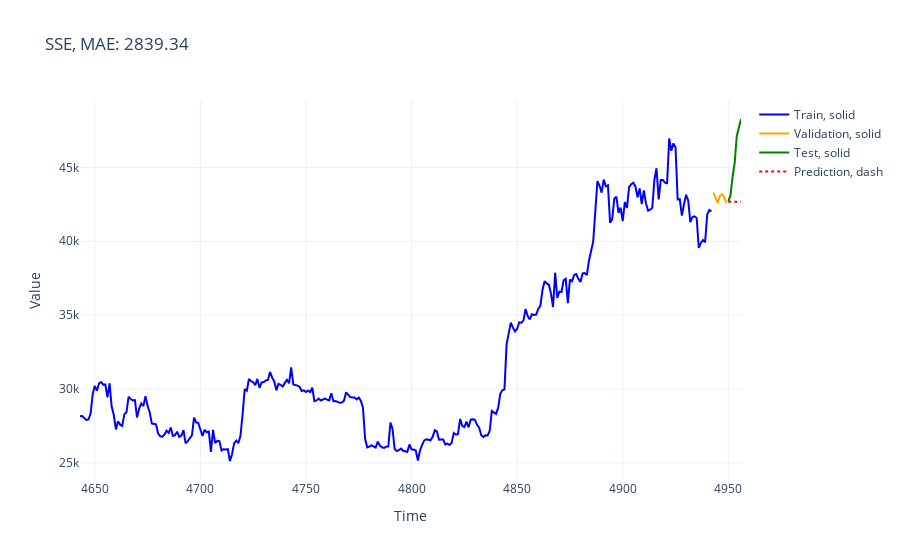
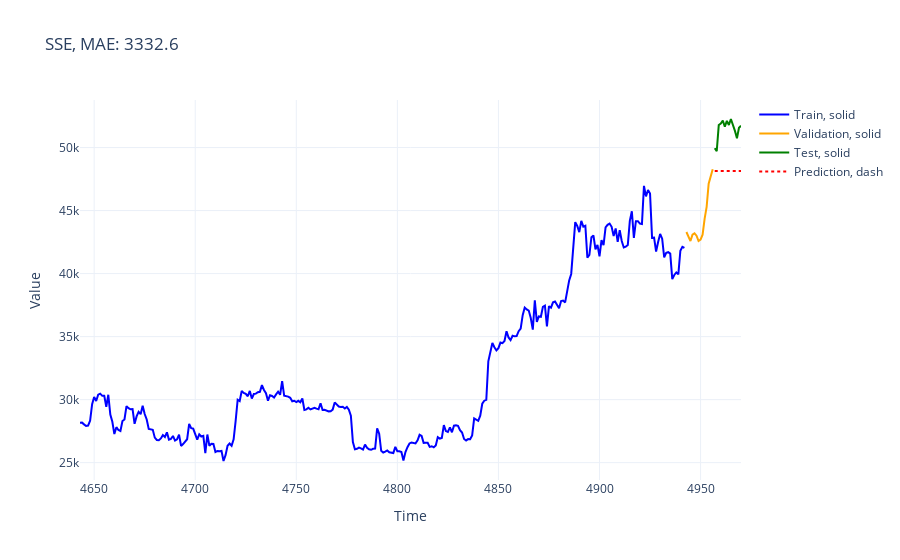
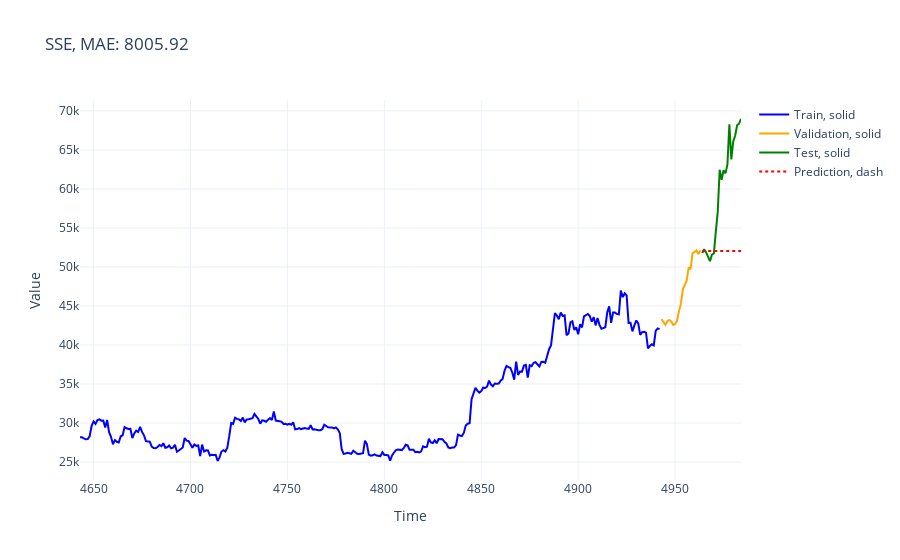
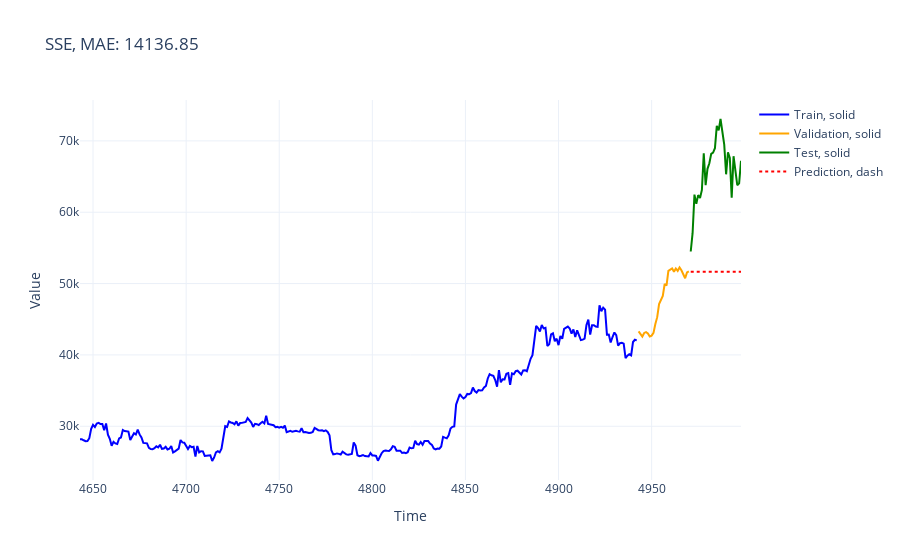

The notebook cell saved with these charts, in order:
### Markdown cell above
Para evaluar la eficacia del modelo de suavización exponencial en el conjunto de entrenamiento, se examinaron diferentes métricas de error:

1. *Error Absoluto Medio (MAE):* Con un valor cercano a 32,9, el MAE indica la magnitud promedio del error absoluto entre los valores reales y las predicciones generadas por el modelo. Este resultado implica la media de la desviación en unidades de la serie temporal.

2. *Error Cuadrático Medio (MSE):* Con un valor significativamente alto, el MSE sugiere una alta variabilidad en los errores. Este indicador es particularmente sensible a errores grandes, ya que eleva al cuadrado las desviaciones, aumentando la penalización en casos de errores más sustanciales.

3. *Raíz del Error Cuadrático Medio (RMSE):* Con un valor de 35,18, el RMSE brinda una medida de la desviación estándar de los errores. 

4. *Error Porcentual Absoluto Medio (MAPE):* Con un MAPE de 13,41 %, se presenta un error porcentual promedio considerable. Esto señala que el modelo tiene una precisión limitada en la serie temporal, particularmente en instantes donde los valores reales muestran alta variabilidad.

**Para validar la adecuación de los residuos generados por el modelo de suavización exponencial, se implementaron dos pruebas estadísticas esenciales:**

* Prueba de Ljung-Box: Esta prueba investiga la independencia de los residuos. Los resultados revelan que se rechaza la hipótesis nula de independencia en los primeros 10 rezagos, con un valor p de 0.0 en cada caso. Esto indica una autocorrelación significativa en los residuos, sugiriendo que el modelo no captura completamente las dependencias temporales presentes en la serie.

* Prueba de Normalidad de Jarque-Bera: Se utiliza esta prueba para confirmar si los residuos se distribuyen normalmente. Con un valor p de 0.0, se rechaza la hipótesis nula de normalidad, lo que implica que los residuos no siguen una distribución normal. Este resultado puede indicar un déficit en la captura de ciertos patrones en los datos.

**Los gráficos obtenidos proporcionan información adicional sobre el comportamiento de los residuos del modelo:**

* Serie Temporal de Residuos: La gráfica representa las fluctuaciones y variaciones notables en los residuos a lo largo del tiempo. En algunos momentos, se aprecian desviaciones abruptas, sugiriendo que hay eventos o patrones que el modelo de suavización exponencial no logra captar adecuadamente.

* Gráfico Q-Q de Residuos: Este gráfico pone de manifiesto que los residuos se desvían considerablemente de la línea teórica de normalidad, en particular en los extremos. Este hallazgo respalda la conclusión de la prueba de Jarque-Bera, evidenciando que los residuos no siguen una distribución normal.

* Función de Autocorrelación (ACF) de Residuos: La ACF revela una clara tendencia de autocorrelación positiva en los primeros rezagos, aunque disminuye gradualmente. No obstante, algunos picos que se encuentran fuera de los intervalos de confianza sugieren que persisten patrones en los residuos que no han sido adecuadamente modelados.

* En conclusión, los resultados sugieren que el modelo de suavización exponencial enfrenta limitaciones para capturar completamente los patrones temporales de la serie, lo cual se refleja en los altos valores de error y la falla de las pruebas de independencia y normalidad aplicadas a los residuos.

### Code cell
# TEST

for param in best_params:
    display(HTML(f'<p style="color: black; font-size: 18px;">Resultados de testing para ventana de: {param["window"]}</p>'))
    train, val, test = train_val_test(timeserie, param["window"])
    to_train = pd.concat([train, val])
    #pred = firstsmooth(test,param['alpha'])
    pred = ses_forecast(to_train, len(test), param['alpha'])
    metrics = forecast_accuracy(pred,test, 'test', 'SSE',[5],window_str= param['window'])
    model_summary = pd.concat([model_summary, metrics])
    display(HTML(f'<p style="color: black; font-size: 18px;">Metricas</p>'))
    print(metrics)
    pred = pd.DataFrame(pred, index=range(len(pred)))
    print(pred.shape)
    pred.index = test.index
    plot_model(train,val,test,pred[0],title='SSE')

### Figure 1 — Plotly figure (JSON) as saved in the notebook; plotly's stock layout.template omitted (floating-point values rounded to 4 significant figures; data arrays with more than 128 entries replaced by an {"elided": "..."} marker saying what was removed)
{"data": [{"hovertemplate": "Category=Train<br>Dash=solid<br>Time=%{x}<br>Value=%{y}<extra></extra>", "legendgroup": "Train, solid", "line": {"color": "blue", "dash": "solid"}, "marker": {"symbol": "circle"}, "mode": "lines", "name": "Train, solid", "orientation": "v", "showlegend": true, "type": "scatter", "x": {"elided": "300 int values"}, "xaxis": "x", "y": {"elided": "300 float values"}, "yaxis": "y"}, {"hovertemplate": "Category=Validation<br>Dash=solid<br>Time=%{x}<br>Value=%{y}<extra></extra>", "legendgroup": "Validation, solid", "line": {"color": "orange", "dash": "solid"}, "marker": {"symbol": "circle"}, "mode": "lines", "name": "Validation, solid", "orientation": "v", "showlegend": true, "type": "scatter", "x": [4943, 4944, 4945, 4946, 4947, 4948, 4949], "xaxis": "x", "y": [43300.0, 42950.0, 42580.0, 43080.0, 43190.0, 43010.0, 42580.0], "yaxis": "y"}, {"hovertemplate": "Category=Test<br>Dash=solid<br>Time=%{x}<br>Value=%{y}<extra></extra>", "legendgroup": "Test, solid", "line": {"color": "green", "dash": "solid"}, "marker": {"symbol": "circle"}, "mode": "lines", "name": "Test, solid", "orientation": "v", "showlegend": true, "type": "scatter", "x": [4950, 4951, 4952, 4953, 4954, 4955, 4956], "xaxis": "x", "y": [42700.0, 43090.0, 44340.0, 45290.0, 47130.0, 47760.0, 48280.0], "yaxis": "y"}, {"hovertemplate": "Category=Prediction<br>Dash=dash<br>Time=%{x}<br>Value=%{y}<extra></extra>", "legendgroup": "Prediction, dash", "line": {"color": "red", "dash": "dot"}, "marker": {"symbol": "circle"}, "mode": "lines", "name": "Prediction, dash", "orientation": "v", "showlegend": true, "type": "scatter", "x": [4950, 4951, 4952, 4953, 4954, 4955, 4956], "xaxis": "x", "y": [42670.0, 42670.0, 42670.0, 42670.0, 42670.0, 42670.0, 42670.0], "yaxis": "y"}], "layout": {"legend": {"title": {"text": ""}, "tracegroupgap": 0}, "title": {"text": "SSE, MAE: 2839.34"}, "xaxis": {"anchor": "y", "domain": [0, 1], "title": {"text": "Time"}}, "yaxis": {"anchor": "x", "domain": [0, 1], "title": {"text": "Value"}}}}

### Figure 2 — Plotly figure (JSON) as saved in the notebook; plotly's stock layout.template omitted (floating-point values rounded to 4 significant figures; data arrays with more than 128 entries replaced by an {"elided": "..."} marker saying what was removed)
{"data": [{"hovertemplate": "Category=Train<br>Dash=solid<br>Time=%{x}<br>Value=%{y}<extra></extra>", "legendgroup": "Train, solid", "line": {"color": "blue", "dash": "solid"}, "marker": {"symbol": "circle"}, "mode": "lines", "name": "Train, solid", "orientation": "v", "showlegend": true, "type": "scatter", "x": {"elided": "300 int values"}, "xaxis": "x", "y": {"elided": "300 float values"}, "yaxis": "y"}, {"hovertemplate": "Category=Validation<br>Dash=solid<br>Time=%{x}<br>Value=%{y}<extra></extra>", "legendgroup": "Validation, solid", "line": {"color": "orange", "dash": "solid"}, "marker": {"symbol": "circle"}, "mode": "lines", "name": "Validation, solid", "orientation": "v", "showlegend": true, "type": "scatter", "x": [4943, 4944, 4945, 4946, 4947, 4948, 4949, 4950, 4951, 4952, 4953, 4954, 4955, 4956], "xaxis": "x", "y": [43300.0, 42950.0, 42580.0, 43080.0, 43190.0, 43010.0, 42580.0, 42700.0, 43090.0, 44340.0, 45290.0, 47130.0, 47760.0, 48280.0], "yaxis": "y"}, {"hovertemplate": "Category=Test<br>Dash=solid<br>Time=%{x}<br>Value=%{y}<extra></extra>", "legendgroup": "Test, solid", "line": {"color": "green", "dash": "solid"}, "marker": {"symbol": "circle"}, "mode": "lines", "name": "Test, solid", "orientation": "v", "showlegend": true, "type": "scatter", "x": [4957, 4958, 4959, 4960, 4961, 4962, 4963, 4964, 4965, 4966, 4967, 4968, 4969, 4970], "xaxis": "x", "y": [49940.0, 49716, 51780.0, 51900.0, 52130.0, 51646, 52120.0, 51780.0, 52260.0, 51860.0, 51320.0, 50740.0, 51570.0, 51720.0], "yaxis": "y"}, {"hovertemplate": "Category=Prediction<br>Dash=dash<br>Time=%{x}<br>Value=%{y}<extra></extra>", "legendgroup": "Prediction, dash", "line": {"color": "red", "dash": "dot"}, "marker": {"symbol": "circle"}, "mode": "lines", "name": "Prediction, dash", "orientation": "v", "showlegend": true, "type": "scatter", "x": [4957, 4958, 4959, 4960, 4961, 4962, 4963, 4964, 4965, 4966, 4967, 4968, 4969, 4970], "xaxis": "x", "y": [48130.0, 48130.0, 48130.0, 48130.0, 48130.0, 48130.0, 48130.0, 48130.0, 48130.0, 48130.0, 48130.0, 48130.0, 48130.0, 48130.0], "yaxis": "y"}], "layout": {"legend": {"title": {"text": ""}, "tracegroupgap": 0}, "title": {"text": "SSE, MAE: 3332.6"}, "xaxis": {"anchor": "y", "domain": [0, 1], "title": {"text": "Time"}}, "yaxis": {"anchor": "x", "domain": [0, 1], "title": {"text": "Value"}}}}

### Figure 3 — Plotly figure (JSON) as saved in the notebook; plotly's stock layout.template omitted (floating-point values rounded to 4 significant figures; data arrays with more than 128 entries replaced by an {"elided": "..."} marker saying what was removed)
{"data": [{"hovertemplate": "Category=Train<br>Dash=solid<br>Time=%{x}<br>Value=%{y}<extra></extra>", "legendgroup": "Train, solid", "line": {"color": "blue", "dash": "solid"}, "marker": {"symbol": "circle"}, "mode": "lines", "name": "Train, solid", "orientation": "v", "showlegend": true, "type": "scatter", "x": {"elided": "300 int values"}, "xaxis": "x", "y": {"elided": "300 float values"}, "yaxis": "y"}, {"hovertemplate": "Category=Validation<br>Dash=solid<br>Time=%{x}<br>Value=%{y}<extra></extra>", "legendgroup": "Validation, solid", "line": {"color": "orange", "dash": "solid"}, "marker": {"symbol": "circle"}, "mode": "lines", "name": "Validation, solid", "orientation": "v", "showlegend": true, "type": "scatter", "x": [4943, 4944, 4945, 4946, 4947, 4948, 4949, 4950, 4951, 4952, 4953, 4954, 4955, 4956, 4957, 4958, 4959, 4960, 4961, 4962, 4963], "xaxis": "x", "y": [43300.0, 42950.0, 42580.0, 43080.0, 43190.0, 43010.0, 42580.0, 42700.0, 43090.0, 44340.0, 45290.0, 47130.0, 47760.0, 48280.0, 49940.0, 49716, 51780.0, 51900.0, 52130.0, 51646, 52120.0], "yaxis": "y"}, {"hovertemplate": "Category=Test<br>Dash=solid<br>Time=%{x}<br>Value=%{y}<extra></extra>", "legendgroup": "Test, solid", "line": {"color": "green", "dash": "solid"}, "marker": {"symbol": "circle"}, "mode": "lines", "name": "Test, solid", "orientation": "v", "showlegend": true, "type": "scatter", "x": [4964, 4965, 4966, 4967, 4968, 4969, 4970, 4971, 4972, 4973, 4974, 4975, 4976, 4977, 4978, 4979, 4980, 4981, 4982, 4983, 4984], "xaxis": "x", "y": [51780.0, 52260.0, 51860.0, 51320.0, 50740.0, 51570.0, 51720.0, 54500.0, 57060.0, 62470.0, 61170.0, 62400.0, 61990.0, 63140.0, 68270.0, 63790.0, 66080.0, 66860.0, 68172, 68370.0, 68960.0], "yaxis": "y"}, {"hovertemplate": "Category=Prediction<br>Dash=dash<br>Time=%{x}<br>Value=%{y}<extra></extra>", "legendgroup": "Prediction, dash", "line": {"color": "red", "dash": "dot"}, "marker": {"symbol": "circle"}, "mode": "lines", "name": "Prediction, dash", "orientation": "v", "showlegend": true, "type": "scatter", "x": [4964, 4965, 4966, 4967, 4968, 4969, 4970, 4971, 4972, 4973, 4974, 4975, 4976, 4977, 4978, 4979, 4980, 4981, 4982, 4983, 4984], "xaxis": "x", "y": [52040.0, 52040.0, 52040.0, 52040.0, 52040.0, 52040.0, 52040.0, 52040.0, 52040.0, 52040.0, 52040.0, 52040.0, 52040.0, 52040.0, 52040.0, 52040.0, 52040.0, 52040.0, 52040.0, 52040.0, 52040.0], "yaxis": "y"}], "layout": {"legend": {"title": {"text": ""}, "tracegroupgap": 0}, "title": {"text": "SSE, MAE: 8005.92"}, "xaxis": {"anchor": "y", "domain": [0, 1], "title": {"text": "Time"}}, "yaxis": {"anchor": "x", "domain": [0, 1], "title": {"text": "Value"}}}}

### Figure 4 — Plotly figure (JSON) as saved in the notebook; plotly's stock layout.template omitted (floating-point values rounded to 4 significant figures; data arrays with more than 128 entries replaced by an {"elided": "..."} marker saying what was removed)
{"data": [{"hovertemplate": "Category=Train<br>Dash=solid<br>Time=%{x}<br>Value=%{y}<extra></extra>", "legendgroup": "Train, solid", "line": {"color": "blue", "dash": "solid"}, "marker": {"symbol": "circle"}, "mode": "lines", "name": "Train, solid", "orientation": "v", "showlegend": true, "type": "scatter", "x": {"elided": "300 int values"}, "xaxis": "x", "y": {"elided": "300 float values"}, "yaxis": "y"}, {"hovertemplate": "Category=Validation<br>Dash=solid<br>Time=%{x}<br>Value=%{y}<extra></extra>", "legendgroup": "Validation, solid", "line": {"color": "orange", "dash": "solid"}, "marker": {"symbol": "circle"}, "mode": "lines", "name": "Validation, solid", "orientation": "v", "showlegend": true, "type": "scatter", "x": [4943, 4944, 4945, 4946, 4947, 4948, 4949, 4950, 4951, 4952, 4953, 4954, 4955, 4956, 4957, 4958, 4959, 4960, 4961, 4962, 4963, 4964, 4965, 4966, 4967, 4968, 4969, 4970], "xaxis": "x", "y": [43300.0, 42950.0, 42580.0, 43080.0, 43190.0, 43010.0, 42580.0, 42700.0, 43090.0, 44340.0, 45290.0, 47130.0, 47760.0, 48280.0, 49940.0, 49716, 51780.0, 51900.0, 52130.0, 51646, 52120.0, 51780.0, 52260.0, 51860.0, 51320.0, 50740.0, 51570.0, 51720.0], "yaxis": "y"}, {"hovertemplate": "Category=Test<br>Dash=solid<br>Time=%{x}<br>Value=%{y}<extra></extra>", "legendgroup": "Test, solid", "line": {"color": "green", "dash": "solid"}, "marker": {"symbol": "circle"}, "mode": "lines", "name": "Test, solid", "orientation": "v", "showlegend": true, "type": "scatter", "x": [4971, 4972, 4973, 4974, 4975, 4976, 4977, 4978, 4979, 4980, 4981, 4982, 4983, 4984, 4985, 4986, 4987, 4988, 4989, 4990, 4991, 4992, 4993, 4994, 4995, 4996, 4997, 4998], "xaxis": "x", "y": [54500.0, 57060.0, 62470.0, 61170.0, 62400.0, 61990.0, 63140.0, 68270.0, 63790.0, 66080.0, 66860.0, 68172, 68370.0, 68960.0, 72100.0, 71470.0, 73070.0, 71390.0, 69460.0, 65310.0, 68390.0, 67590.0, 62050, 67854, 65500.0, 63790.0, 64040.0, 67210.0], "yaxis": "y"}, {"hovertemplate": "Category=Prediction<br>Dash=dash<br>Time=%{x}<br>Value=%{y}<extra></extra>", "legendgroup": "Prediction, dash", "line": {"color": "red", "dash": "dot"}, "marker": {"symbol": "circle"}, "mode": "lines", "name": "Prediction, dash", "orientation": "v", "showlegend": true, "type": "scatter", "x": [4971, 4972, 4973, 4974, 4975, 4976, 4977, 4978, 4979, 4980, 4981, 4982, 4983, 4984, 4985, 4986, 4987, 4988, 4989, 4990, 4991, 4992, 4993, 4994, 4995, 4996, 4997, 4998], "xaxis": "x", "y": [51660.0, 51660.0, 51660.0, 51660.0, 51660.0, 51660.0, 51660.0, 51660.0, 51660.0, 51660.0, 51660.0, 51660.0, 51660.0, 51660.0, 51660.0, 51660.0, 51660.0, 51660.0, 51660.0, 51660.0, 51660.0, 51660.0, 51660.0, 51660.0, 51660.0, 51660.0, 51660.0, 51660.0], "yaxis": "y"}], "layout": {"legend": {"title": {"text": ""}, "tracegroupgap": 0}, "title": {"text": "SSE, MAE: 14136.85"}, "xaxis": {"anchor": "y", "domain": [0, 1], "title": {"text": "Time"}}, "yaxis": {"anchor": "x", "domain": [0, 1], "title": {"text": "Value"}}}}
